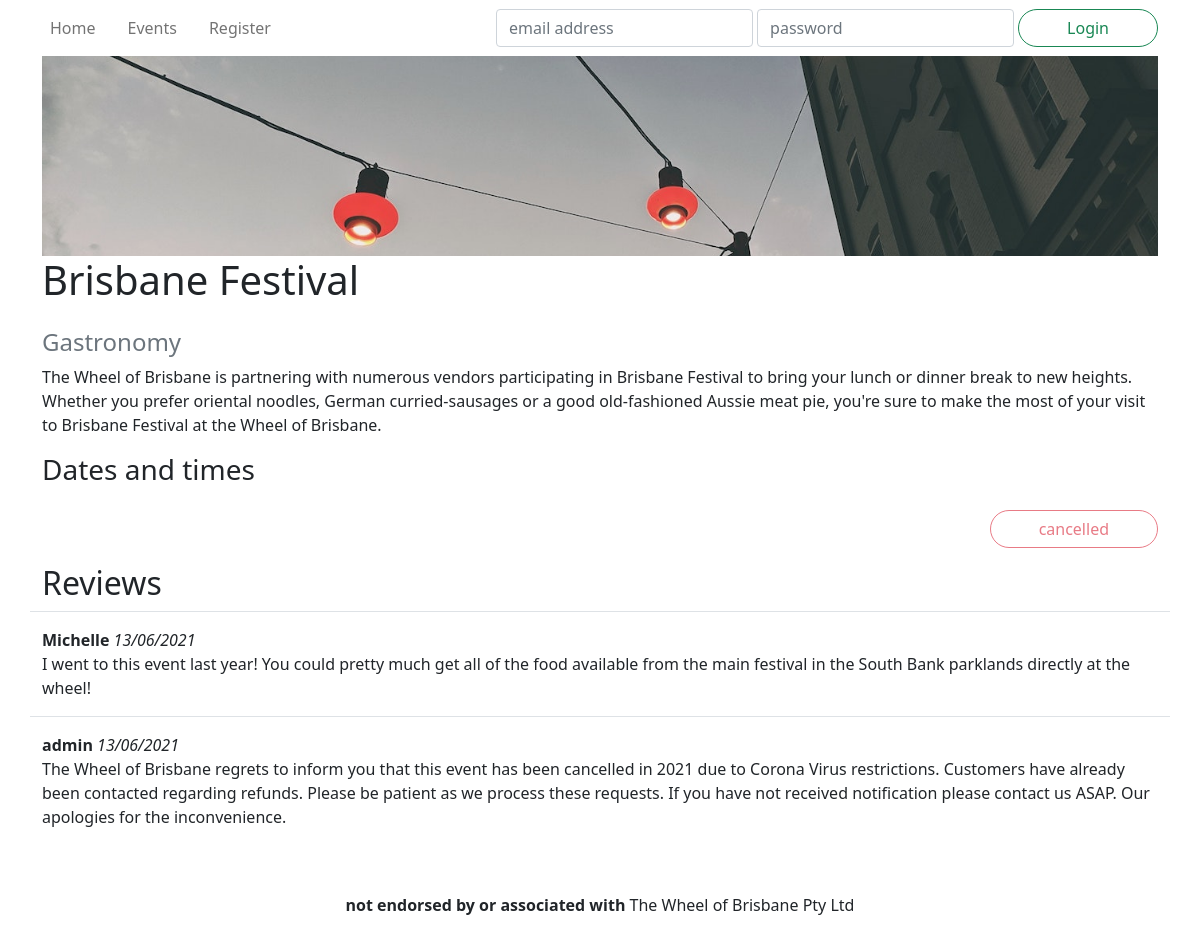
Before: /events/1 with the older database file.
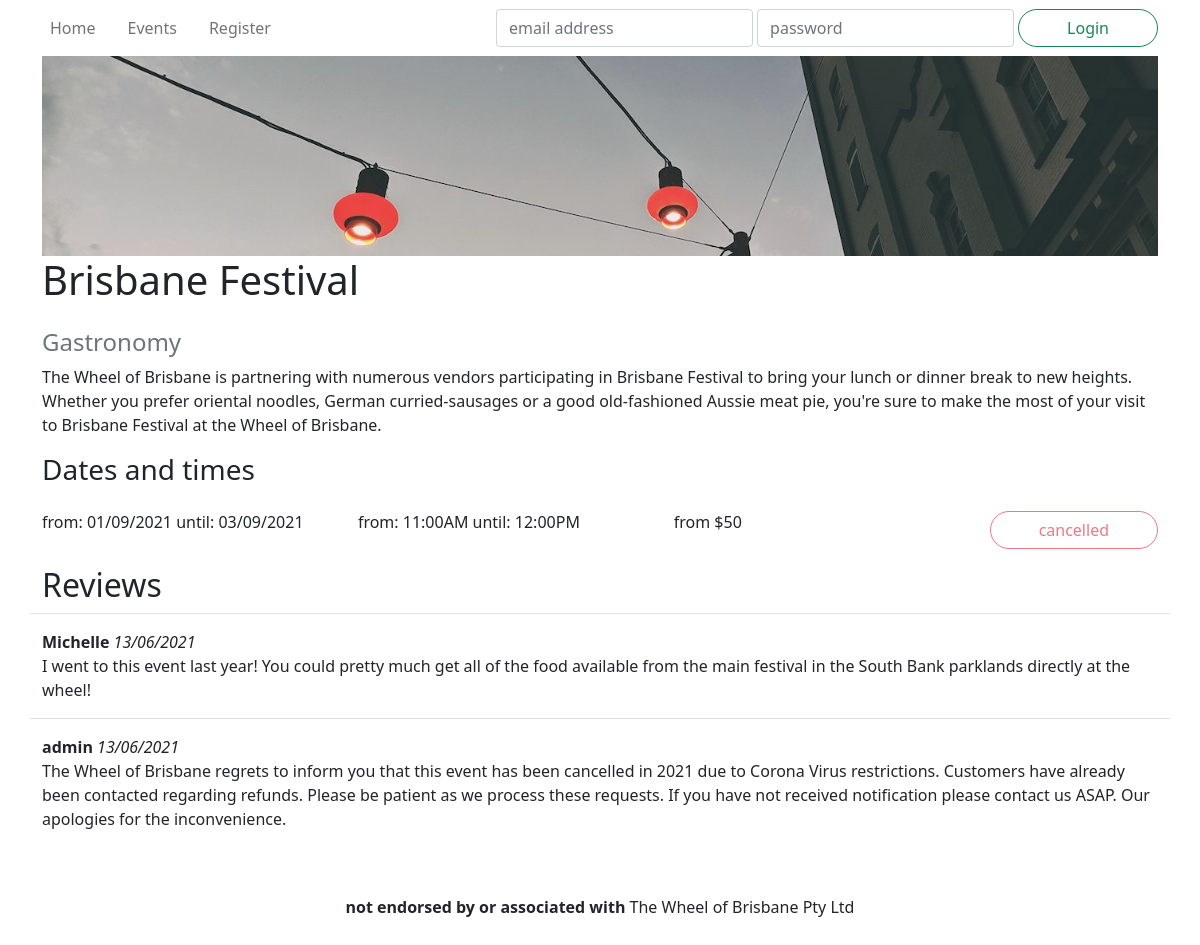
After: the same page with the newer database file.
### wheel/models.py (models this page shows, shortened)
class Ticket(db.Model):
    __tablename__ = 'tickets'
    id = db.Column(db.Integer, primary_key=True)
    datetime = db.Column(db.DateTime, nullable=False)
    price = db.Column(db.Integer, nullable=False)
    remaining = db.Column(db.Integer, nullable=False)
    event_id = db.Column(db.Integer, db.ForeignKey('events.id'))
    @staticmethod
    def getAllTimesFromTickets(tickets):
        ticketssortedbytime = sorted(tickets, key=lambda ticket: ticket.datetime.strftime("%I:%M %p"))
        ticketsgroupedbytime = groupby(ticketssortedbytime, key=lambda ticket: ticket.datetime.strftime("%I:%M %p"))
        return [time for time, tickets in ticketsgroupedbytime]
    @staticmethod
    def groupTicketsByDate(tickets):
        ticketssortedbydate = sorted(tickets, key=lambda ticket: ticket.datetime)
        ticketsgroupedbydate = groupby(ticketssortedbydate, key=lambda ticket: ticket.datetime.strftime("%d/%m/%Y"))
        return [[date, [time for time in times]] for date, times in ticketsgroupedbydate]

### wheel/controllers/events.py (the view)
@events.route('/<int:id>')
def get(id):
    event = Event.get(id)
    if event is None:
        return render_template('eventnotfound.html')
    tickets = event.getFutureTickets()
    if len(tickets) == 0:
        if event.status != 'cancelled':
            event.updateStatus("inactive")
    times = Ticket.getAllTimesFromTickets(tickets)
    dates = Ticket.groupTicketsByDate(tickets)
    bookform = BookEventForm()
    reviewform = PostReviewForm()
    bookform.ticket.choices = list(map( lambda ticket: (ticket.id, f'${ticket.price}'), tickets ))
    return render_template('event.html', event=event, bookform=bookform, times=times, dates=dates, reviewform=reviewform)

### wheel/forms.py
class BookEventForm(FlaskForm):
    ticket = RadioField('Tickets', coerce=int, validators=[InputRequired()])
    qty = IntegerField('Number of Gondolas', default=1, validators=[InputRequired()])
    price = IntegerField('Total Price', default=0, validators=[InputRequired()])
    submit = SubmitField("Book now")

class PostReviewForm(FlaskForm):
    text = TextAreaField('Review', [InputRequired()])
    submit = SubmitField("Post review")

### wheel/models.py (called while the page is built)
    @staticmethod
    def get(id: int):
        return Event.query.get(id)

    def getFutureTickets(self):
        return list( filter( lambda ticket: ticket.datetime > datetime.now(), self.tickets ) )

    def getTicketsRange(self):
        tickets = self.getFutureTickets()
        numberOfTickets = len(tickets)
        if numberOfTickets == 0:
            return [numberOfTickets, None, None]
        min_ticket = reduce( lambda x, y: min(x, y, key=lambda ticket: ticket.datetime), tickets )
        max_ticket = reduce( lambda x, y: max(x, y, key=lambda ticket: ticket.datetime), tickets )
        return [numberOfTickets, min_ticket, max_ticket]

### wheel/templates/event.html (shortened to what this page needs)
{% extends 'base.html' %}
{% import "bootstrap/wtf.html" as wtf %}
{% block hero %}
<div id="minihero" style="background-image: url('{{ event.image }}');"></div>
{% endblock %}
{% block title %}{{ event.name }}{% endblock %}
{% block content %}
<section>
    <h4><a href="{{ url_for('events.getAll') + '?category=' + event.category }}" class="text-decoration-none text-muted">{{ event.category }}</a></h4>
</section>
<section class="mb-3">
    {{ event.description }}
</section>
<section>
    <header class="row mb-3">
        <h3 class="col">Dates and times</h3>
    </header>
    <div class="row mb-3">
        <div class="col-sm">
            <p class="mb-1">
                {{ event.printTicketsDateRange() }}
            </p>
        </div>
        <div class="col-sm">
            <p class="mb-1">
                {{ event.printTicketsTimeRange() }}
            </p>
        </div>
        <div class="col-sm">
            <p>{{ event.getTicketsPriceFrom() }}</p>
        </div>
        <div class="col-sm-auto my-auto">
            {% if current_user.is_authenticated %}
                <button type="button" class="btn btn-outline-{{ event.getStatusColour() }} rounded-pill px-5"
                        data-bs-toggle="modal" data-bs-target="#book" {{ "disabled" if event.status != 'upcoming' }}>{{ event.getBookButtonText() }}</button>
            {% else %}
                <button type="button" class="btn btn-outline-{{ event.getStatusColour() }} rounded-pill px-5"
                        data-bs-toggle="tooltip" data-bs-placement="top"
                        title="You must be logged in to book tickets"
                        {{ "disabled" if event.status != 'upcoming' }}>{{ event.getBookButtonText() }}</button>
            {% endif %}
        </div>
    </div>
</section>
<section>
    <header><h2>Reviews</h3></header>
    <div id="reviews">
        {% for review in event.reviews %}
            <div class="row border-top pt-3">
                <article>
                    <strong>{{ review.author.name }}</strong>
                    <i>{{ review.time.strftime("%d/%m/%Y") }}</i>
                    <p>{{ review.text }}</p>
                </article>
            </div>
        {% endfor %}
    </div>
</section>
{% endblock %}

Changed rows visible on the page:
now on this page (row edited): Ticket: printTicketsDateRange "from: 01/09/2021 until: 03/09/2021", printTicketsTimeRange "from: 11:00AM until: 12:00PM", getTicketsPriceFrom "from $50"
